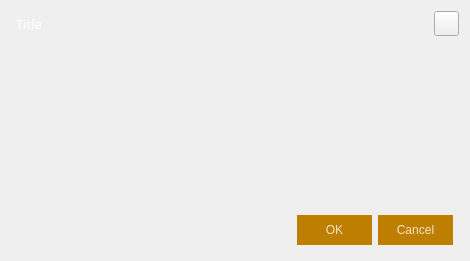
<?xml version="1.0" encoding="UTF-8"?>
<ui version="4.0">
 <class>MyMessageBox</class>
 <widget class="QDialog" name="MyMessageBox">
  <property name="windowModality">
   <enum>Qt::WindowModal</enum>
  </property>
  <property name="geometry">
   <rect>
    <x>0</x>
    <y>0</y>
    <width>470</width>
    <height>261</height>
   </rect>
  </property>
  <property name="sizePolicy">
   <sizepolicy hsizetype="Expanding" vsizetype="Expanding">
    <horstretch>0</horstretch>
    <verstretch>0</verstretch>
   </sizepolicy>
  </property>
  <property name="minimumSize">
   <size>
    <width>200</width>
    <height>100</height>
   </size>
  </property>
  <property name="maximumSize">
   <size>
    <width>1024</width>
    <height>600</height>
   </size>
  </property>
  <property name="sizeIncrement">
   <size>
    <width>50</width>
    <height>50</height>
   </size>
  </property>
  <property name="baseSize">
   <size>
    <width>200</width>
    <height>100</height>
   </size>
  </property>
  <property name="windowTitle">
   <string>MyMessageBox</string>
  </property>
  <property name="sizeGripEnabled">
   <bool>false</bool>
  </property>
  <property name="modal">
   <bool>true</bool>
  </property>
  <layout class="QGridLayout" name="gridLayout_2">
   <item row="0" column="0">
    <widget class="QWidget" name="widgetTitleBar" native="true">
     <property name="sizePolicy">
      <sizepolicy hsizetype="Preferred" vsizetype="Fixed">
       <horstretch>0</horstretch>
       <verstretch>0</verstretch>
      </sizepolicy>
     </property>
     <property name="styleSheet">
      <string notr="true">#widgetTitleBar{
border-image: url(:/small_unit/black.png);
}

QToolButton {
border-image: url(:/icons/Cancel.png);
}

QToolButton:hover {
border-image: url(:/icons/Cancel_hover.png);
}

QToolButton:pressed {
border-image: url(:/icons/Canel_pressed.png);
}</string>
     </property>
     <layout class="QGridLayout" name="gridLayout_7">
      <property name="leftMargin">
       <number>5</number>
      </property>
      <property name="topMargin">
       <number>0</number>
      </property>
      <property name="rightMargin">
       <number>0</number>
      </property>
      <property name="bottomMargin">
       <number>0</number>
      </property>
      <item row="0" column="0">
       <layout class="QHBoxLayout" name="horizontalLayout_2">
        <item>
         <widget class="QLabel" name="labelTitle">
          <property name="sizePolicy">
           <sizepolicy hsizetype="MinimumExpanding" vsizetype="Preferred">
            <horstretch>0</horstretch>
            <verstretch>0</verstretch>
           </sizepolicy>
          </property>
          <property name="font">
           <font>
            <family>Century Gothic</family>
            <pointsize>10</pointsize>
           </font>
          </property>
          <property name="styleSheet">
           <string notr="true">color:white;</string>
          </property>
          <property name="text">
           <string>Title</string>
          </property>
         </widget>
        </item>
        <item>
         <spacer name="horizontalSpacer_2">
          <property name="orientation">
           <enum>Qt::Horizontal</enum>
          </property>
          <property name="sizeHint" stdset="0">
           <size>
            <width>40</width>
            <height>20</height>
           </size>
          </property>
         </spacer>
        </item>
        <item>
         <widget class="QToolButton" name="toolButtonClose">
          <property name="sizePolicy">
           <sizepolicy hsizetype="Fixed" vsizetype="Fixed">
            <horstretch>0</horstretch>
            <verstretch>0</verstretch>
           </sizepolicy>
          </property>
          <property name="minimumSize">
           <size>
            <width>25</width>
            <height>25</height>
           </size>
          </property>
          <property name="styleSheet">
           <string notr="true"/>
          </property>
          <property name="text">
           <string/>
          </property>
         </widget>
        </item>
       </layout>
      </item>
     </layout>
    </widget>
   </item>
   <item row="1" column="0">
    <widget class="QWidget" name="widgetCentral" native="true">
     <property name="styleSheet">
      <string notr="true">#widgetCentral {
border-image: url(:/small_unit/black.png);
}</string>
     </property>
     <layout class="QGridLayout" name="gridLayout">
      <item row="0" column="0">
       <layout class="QHBoxLayout" name="horizontalLayout">
        <item>
         <spacer name="horizontalSpacer_3">
          <property name="orientation">
           <enum>Qt::Horizontal</enum>
          </property>
          <property name="sizeType">
           <enum>QSizePolicy::Fixed</enum>
          </property>
          <property name="sizeHint" stdset="0">
           <size>
            <width>13</width>
            <height>20</height>
           </size>
          </property>
         </spacer>
        </item>
        <item>
         <widget class="QLabel" name="labelIcon">
          <property name="sizePolicy">
           <sizepolicy hsizetype="Expanding" vsizetype="Expanding">
            <horstretch>0</horstretch>
            <verstretch>0</verstretch>
           </sizepolicy>
          </property>
          <property name="minimumSize">
           <size>
            <width>50</width>
            <height>50</height>
           </size>
          </property>
          <property name="maximumSize">
           <size>
            <width>50</width>
            <height>50</height>
           </size>
          </property>
          <property name="autoFillBackground">
           <bool>false</bool>
          </property>
          <property name="styleSheet">
           <string notr="true"/>
          </property>
          <property name="text">
           <string/>
          </property>
         </widget>
        </item>
        <item>
         <widget class="QLabel" name="labelTips">
          <property name="sizePolicy">
           <sizepolicy hsizetype="Preferred" vsizetype="Preferred">
            <horstretch>0</horstretch>
            <verstretch>0</verstretch>
           </sizepolicy>
          </property>
          <property name="minimumSize">
           <size>
            <width>100</width>
            <height>50</height>
           </size>
          </property>
          <property name="font">
           <font>
            <family>Century Gothic</family>
            <pointsize>11</pointsize>
           </font>
          </property>
          <property name="styleSheet">
           <string notr="true">color:white;</string>
          </property>
          <property name="text">
           <string/>
          </property>
          <property name="scaledContents">
           <bool>false</bool>
          </property>
          <property name="alignment">
           <set>Qt::AlignCenter</set>
          </property>
          <property name="wordWrap">
           <bool>true</bool>
          </property>
         </widget>
        </item>
        <item>
         <spacer name="horizontalSpacer_4">
          <property name="orientation">
           <enum>Qt::Horizontal</enum>
          </property>
          <property name="sizeType">
           <enum>QSizePolicy::Fixed</enum>
          </property>
          <property name="sizeHint" stdset="0">
           <size>
            <width>13</width>
            <height>20</height>
           </size>
          </property>
         </spacer>
        </item>
       </layout>
      </item>
     </layout>
    </widget>
   </item>
   <item row="2" column="0">
    <widget class="QWidget" name="widgetBottom" native="true">
     <property name="sizePolicy">
      <sizepolicy hsizetype="Preferred" vsizetype="Fixed">
       <horstretch>0</horstretch>
       <verstretch>0</verstretch>
      </sizepolicy>
     </property>
     <property name="minimumSize">
      <size>
       <width>0</width>
       <height>40</height>
      </size>
     </property>
     <property name="styleSheet">
      <string notr="true">#widgetBottom {
border-image: url(:/small_unit/black.png);
}</string>
     </property>
     <layout class="QGridLayout" name="gridLayout_9">
      <property name="topMargin">
       <number>0</number>
      </property>
      <property name="rightMargin">
       <number>6</number>
      </property>
      <property name="bottomMargin">
       <number>0</number>
      </property>
      <item row="0" column="0" colspan="2">
       <spacer name="horizontalSpacer">
        <property name="orientation">
         <enum>Qt::Horizontal</enum>
        </property>
        <property name="sizeHint" stdset="0">
         <size>
          <width>168</width>
          <height>20</height>
         </size>
        </property>
       </spacer>
      </item>
      <item row="0" column="2">
       <widget class="QToolButton" name="toolButtonOK">
        <property name="minimumSize">
         <size>
          <width>75</width>
          <height>30</height>
         </size>
        </property>
        <property name="maximumSize">
         <size>
          <width>75</width>
          <height>30</height>
         </size>
        </property>
        <property name="styleSheet">
         <string notr="true">QToolButton
{ 
	font: 12pt &quot;Century Gothic&quot;;
	background-color: rgb(190, 127, 0);
    color: rgba(255, 255, 255, 200);
	border-radius: 0px; 
}
QToolButton:hover 
{ 
    background-color: rgb(255, 170, 0);
}
QToolButton:pressed
{
	
	background-color: rgba(255, 170, 0, 150);
}</string>
        </property>
        <property name="text">
         <string>OK</string>
        </property>
       </widget>
      </item>
      <item row="0" column="3">
       <widget class="QToolButton" name="toolButtonCancel">
        <property name="minimumSize">
         <size>
          <width>75</width>
          <height>30</height>
         </size>
        </property>
        <property name="maximumSize">
         <size>
          <width>75</width>
          <height>30</height>
         </size>
        </property>
        <property name="styleSheet">
         <string notr="true">QToolButton
{ 
	font: 12pt &quot;Century Gothic&quot;;
	background-color: rgb(190, 127, 0);
    color: rgba(255, 255, 255, 200);
	border-radius: 0px; 
}
QToolButton:hover 
{ 
    background-color: rgb(255, 170, 0);
}
QToolButton:pressed
{
	
	background-color: rgba(255, 170, 0, 150);
}</string>
        </property>
        <property name="text">
         <string>Cancel</string>
        </property>
       </widget>
      </item>
     </layout>
    </widget>
   </item>
  </layout>
 </widget>
 <layoutdefault spacing="6" margin="11"/>
 <resources/>
 <connections/>
</ui>
